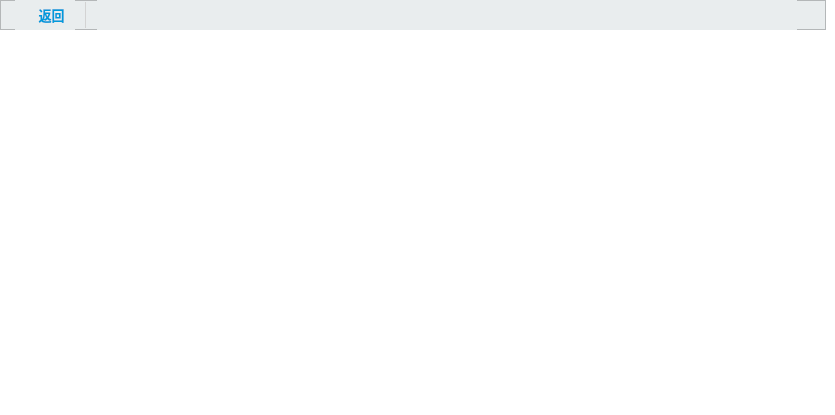
        <widget class="QWidget" name="findPage">
         <property name="styleSheet">
          <string notr="true">QWidget{
	background-color: rgb(255, 255, 255);
}</string>
         </property>
         <widget class="QFrame" name="frame2">
          <property name="geometry">
           <rect>
            <x>0</x>
            <y>0</y>
            <width>826</width>
            <height>30</height>
           </rect>
          </property>
          <property name="palette">
           <palette>
            <active>
             <colorrole role="Button">
              <brush brushstyle="SolidPattern">
               <color alpha="255">
                <red>233</red>
                <green>237</green>
                <blue>238</blue>
               </color>
              </brush>
             </colorrole>
             <colorrole role="Base">
              <brush brushstyle="SolidPattern">
               <color alpha="255">
                <red>233</red>
                <green>237</green>
                <blue>238</blue>
               </color>
              </brush>
             </colorrole>
             <colorrole role="Window">
              <brush brushstyle="SolidPattern">
               <color alpha="255">
                <red>233</red>
                <green>237</green>
                <blue>238</blue>
               </color>
              </brush>
             </colorrole>
            </active>
            <inactive>
             <colorrole role="Button">
              <brush brushstyle="SolidPattern">
               <color alpha="255">
                <red>233</red>
                <green>237</green>
                <blue>238</blue>
               </color>
              </brush>
             </colorrole>
             <colorrole role="Base">
              <brush brushstyle="SolidPattern">
               <color alpha="255">
                <red>233</red>
                <green>237</green>
                <blue>238</blue>
               </color>
              </brush>
             </colorrole>
             <colorrole role="Window">
              <brush brushstyle="SolidPattern">
               <color alpha="255">
                <red>233</red>
                <green>237</green>
                <blue>238</blue>
               </color>
              </brush>
             </colorrole>
            </inactive>
            <disabled>
             <colorrole role="Button">
              <brush brushstyle="SolidPattern">
               <color alpha="255">
                <red>233</red>
                <green>237</green>
                <blue>238</blue>
               </color>
              </brush>
             </colorrole>
             <colorrole role="Base">
              <brush brushstyle="SolidPattern">
               <color alpha="255">
                <red>233</red>
                <green>237</green>
                <blue>238</blue>
               </color>
              </brush>
             </colorrole>
             <colorrole role="Window">
              <brush brushstyle="SolidPattern">
               <color alpha="255">
                <red>233</red>
                <green>237</green>
                <blue>238</blue>
               </color>
              </brush>
             </colorrole>
            </disabled>
           </palette>
          </property>
          <property name="styleSheet">
           <string notr="true">  QFrame {
 background-color:#e9edee;
  }</string>
          </property>
          <property name="frameShape">
           <enum>QFrame::StyledPanel</enum>
          </property>
          <property name="frameShadow">
           <enum>QFrame::Raised</enum>
          </property>
          <widget class="QLabel" name="arrowForReturnLabel">
           <property name="geometry">
            <rect>
             <x>15</x>
             <y>0</y>
             <width>20</width>
             <height>30</height>
            </rect>
           </property>
           <property name="styleSheet">
            <string notr="true">QLabel{
image:url(:/images/arrowForReturn.png)
}</string>
           </property>
           <property name="text">
            <string/>
           </property>
          </widget>
          <widget class="QLabel" name="separaterLabel">
           <property name="geometry">
            <rect>
             <x>85</x>
             <y>2</y>
             <width>1</width>
             <height>26</height>
            </rect>
           </property>
           <property name="styleSheet">
            <string notr="true">QLabel{
border:1px solid lightgray
}</string>
           </property>
           <property name="text">
            <string/>
           </property>
          </widget>
          <widget class="QLabel" name="findPersonInfLabel">
           <property name="geometry">
            <rect>
             <x>97</x>
             <y>0</y>
             <width>700</width>
             <height>30</height>
            </rect>
           </property>
           <property name="styleSheet">
            <string notr="true">QLabel{
	color: gray;
}</string>
           </property>
           <property name="text">
            <string/>
           </property>
          </widget>
          <widget class="Label" name="returnLabel">
           <property name="geometry">
            <rect>
             <x>35</x>
             <y>0</y>
             <width>40</width>
             <height>30</height>
            </rect>
           </property>
           <property name="palette">
            <palette>
             <active>
              <colorrole role="WindowText">
               <brush brushstyle="SolidPattern">
                <color alpha="255">
                 <red>0</red>
                 <green>155</green>
                 <blue>219</blue>
                </color>
               </brush>
              </colorrole>
              <colorrole role="Button">
               <brush brushstyle="SolidPattern">
                <color alpha="255">
                 <red>233</red>
                 <green>237</green>
                 <blue>238</blue>
                </color>
               </brush>
              </colorrole>
              <colorrole role="Base">
               <brush brushstyle="SolidPattern">
                <color alpha="255">
                 <red>233</red>
                 <green>237</green>
                 <blue>238</blue>
                </color>
               </brush>
              </colorrole>
              <colorrole role="Window">
               <brush brushstyle="SolidPattern">
                <color alpha="255">
                 <red>233</red>
                 <green>237</green>
                 <blue>238</blue>
                </color>
               </brush>
              </colorrole>
             </active>
             <inactive>
              <colorrole role="WindowText">
               <brush brushstyle="SolidPattern">
                <color alpha="255">
                 <red>0</red>
                 <green>155</green>
                 <blue>219</blue>
                </color>
               </brush>
              </colorrole>
              <colorrole role="Button">
               <brush brushstyle="SolidPattern">
                <color alpha="255">
                 <red>233</red>
                 <green>237</green>
                 <blue>238</blue>
                </color>
               </brush>
              </colorrole>
              <colorrole role="Base">
               <brush brushstyle="SolidPattern">
                <color alpha="255">
                 <red>233</red>
                 <green>237</green>
                 <blue>238</blue>
                </color>
               </brush>
              </colorrole>
              <colorrole role="Window">
               <brush brushstyle="SolidPattern">
                <color alpha="255">
                 <red>233</red>
                 <green>237</green>
                 <blue>238</blue>
                </color>
               </brush>
              </colorrole>
             </inactive>
             <disabled>
              <colorrole role="WindowText">
               <brush brushstyle="SolidPattern">
                <color alpha="255">
                 <red>120</red>
                 <green>120</green>
                 <blue>120</blue>
                </color>
               </brush>
              </colorrole>
              <colorrole role="Button">
               <brush brushstyle="SolidPattern">
                <color alpha="255">
                 <red>233</red>
                 <green>237</green>
                 <blue>238</blue>
                </color>
               </brush>
              </colorrole>
              <colorrole role="Base">
               <brush brushstyle="SolidPattern">
                <color alpha="255">
                 <red>233</red>
                 <green>237</green>
                 <blue>238</blue>
                </color>
               </brush>
              </colorrole>
              <colorrole role="Window">
               <brush brushstyle="SolidPattern">
                <color alpha="255">
                 <red>233</red>
                 <green>237</green>
                 <blue>238</blue>
                </color>
               </brush>
              </colorrole>
             </disabled>
            </palette>
           </property>
           <property name="font">
            <font>
             <pointsize>10</pointsize>
             <weight>75</weight>
             <bold>true</bold>
            </font>
           </property>
           <property name="text">
            <string> 返回</string>
           </property>
          </widget>
         </widget>
         <widget class="QStackedWidget" name="userListStackWindget">
          <property name="geometry">
           <rect>
            <x>0</x>
            <y>30</y>
            <width>826</width>
            <height>376</height>
           </rect>
          </property>
          <property name="styleSheet">
           <string notr="true"/>
          </property>
          <property name="currentIndex">
           <number>0</number>
          </property>
          <widget class="QWidget" name="page_1"/>
          <widget class="QWidget" name="page_2">
           <widget class="QLabel" name="label_2">
            <property name="geometry">
             <rect>
              <x>353</x>
              <y>139</y>
              <width>131</width>
              <height>81</height>
             </rect>
            </property>
            <property name="font">
             <font>
              <pointsize>12</pointsize>
             </font>
            </property>
            <property name="styleSheet">
             <string notr="true">QLabel{
	color: rgb(0, 0, 255);
	background-color: transparent;
}</string>
            </property>
            <property name="text">
             <string>加载中，请稍候...</string>
            </property>
           </widget>
          </widget>
          <widget class="QWidget" name="page_3">
           <property name="styleSheet">
            <string notr="true">QWidget{
	background-color:transparent;
	background-image:url(:/images/findPersonPage3.png);
}</string>
           </property>
          </widget>
         </widget>
        </widget>
